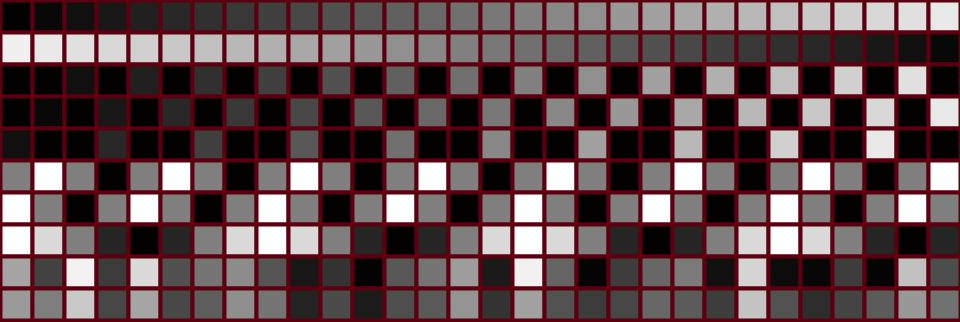
Frame 1 (no input)
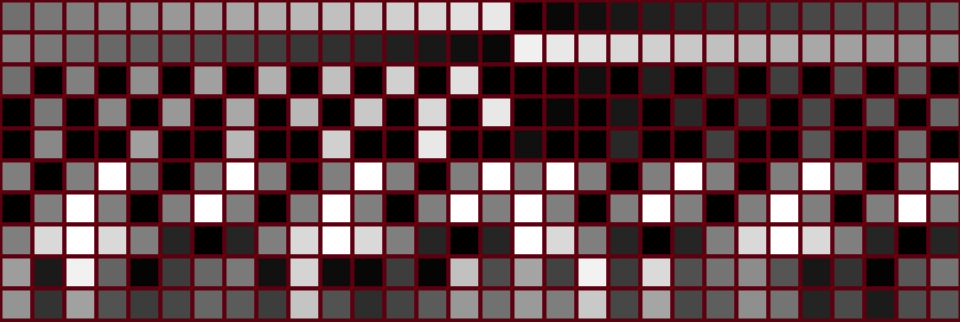
Frame 60 (the mouse pressed at the canvas centre just before this capture)
Frame 120 (the mouse held since frame 60 and released just before this capture): identical to frame 60, image omitted

The Processing sketch that drew these frames (run headless with seeded random() and noise(); from frame 60 on, the mouse is pressed at the canvas centre):

// Processing sketch: ANI2012A20_LoopingGrid
// ── ANI2012A20_LoopingGrid.pde
// ANI2012A20_LoopingGrid.pde
// Animation des résultats de différents exemples de boucles et
// utilisation de fonctions mathématiques de base.
// Le résultat de chaque boucle est encodé dans un dégradé de couleur,
// puis il est conservé dans un tableau à deux dimensions.

// paramètres
int diameter = 32;

color colorStroke = color(91, 0, 15);

// variables
int frame;

int index;

int indexX;
int indexY;

int divisionX;
int divisionY;

int positionX;
int positionY;

int offsetX;

int colorStep;

int shift;

// tableau à deux dimensions qui contient le résultat de chaque boucle
int[][] table;

void setup()
{
  size(960, 322);
  frameRate(10);
  strokeWeight(4);
  stroke(colorStroke);
  rectMode(CORNER);

  shift = 0;
  frame = 0;

  divisionX = int(width / float(diameter));
  divisionY = int(height / float(diameter));

  colorStep = int(255.0f / divisionX);

  // instanciation du tableau à deux dimensions
  table = new int[divisionX][divisionY];

  // initialisation du tableau
  for (indexX = 0; indexX < divisionX; ++indexX)
  {
    for (indexY = 0; indexY < divisionY; ++indexY)
    {
      table[indexX][indexY] = 0;
    }
  }

  // 1. boucle croissante
  for (index = 0; index < divisionX; ++index)
  {
    table[index][0] = colorStep * index;
  }

  // 2. boucle décroissante
  for (index = divisionX - 1; index >= 0; --index)
  {
    table[index][1] = colorStep * (divisionX - index);
  }

  // 3. boucle croissante avec incrémentation de 2 sur les indices pairs
  for (index = 0; index < divisionX; index += 2)
  {
    table[index][2] = colorStep * index;
  }

  // 4. boucle croissante avec incrémentation de 2 sur indices impairs
  for (index = 1; index < divisionX; index += 2)
  {
    table[index][3] = colorStep * index;
  }

  // 5. boucle croissante avec incrémentation de 3
  for (index = 0; index < divisionX; index += 3)
  {
    table[index][4] = colorStep * (index + 2);
  }

  // 6. boucle croissante avec mapping selon une fonction trigonométrique (sinus de 90 degrés par indice)
  for (index = 0; index < divisionX; ++index)
  {
    table[index][5] = int(map(sin(radians(index * 90.0f)), -1.0f, 1.0f, 0.0f, 255.0f));
  }

  // 7. boucle croissante avec mapping selon une fonction trigonométrique (cosinus de 90 degrés par indice)
  for (index = 0; index < divisionX; ++index)
  {
    table[index][6] = int(map(cos(radians(index * 90.0f)), -1.0f, 1.0f, 0.0f, 255.0f));
  }

  // 8. boucle croissante avec mapping selon une fonction trigonométrique (cosinus de 45 degrés par indice)
  for (index = 0; index < divisionX; ++index)
  {
    table[index][7] = int(map(cos(radians(index * 45.0f)), -1.0f, 1.0f, 0.0f, 255.0f));
  }

  // 9. boucle croissante avec valeurs aléatoires (distribution uniforme)
  for (index = 0; index < divisionX; ++index)
  {
    table[index][8] = int(random(255.0f));
  }

  // 10. boucle croissante avec valeurs aléatoires (fonction de bruit)
  for (index = 0; index < divisionX; ++index)
  {
    table[index][9] = int(noise(index) * 255.0f);
  }
}

void draw()
{
  // délai de quelques frames avant de lancer la boucle d'animation
  if (frame > 15)
  {
    ++shift;

    // boucle d'animation dans les indices en x du tableau
    if (shift >= divisionX)
      shift = 0;
  }

  // affichage du contenu du tableau sous forme d'une grille de rectangles colorés
  for (indexX = 0; indexX < divisionX; ++indexX)
  {
    for (indexY = 0; indexY < divisionY; ++indexY)
    {
      offsetX = indexX + shift;

      if (offsetX >= divisionX)
        offsetX -= divisionX;

      positionX = diameter * indexX;
      positionY = diameter * indexY;

      fill(table[offsetX][indexY]);
      rect(positionX, positionY, diameter, diameter);
    }
  }
  ++frame;
}
